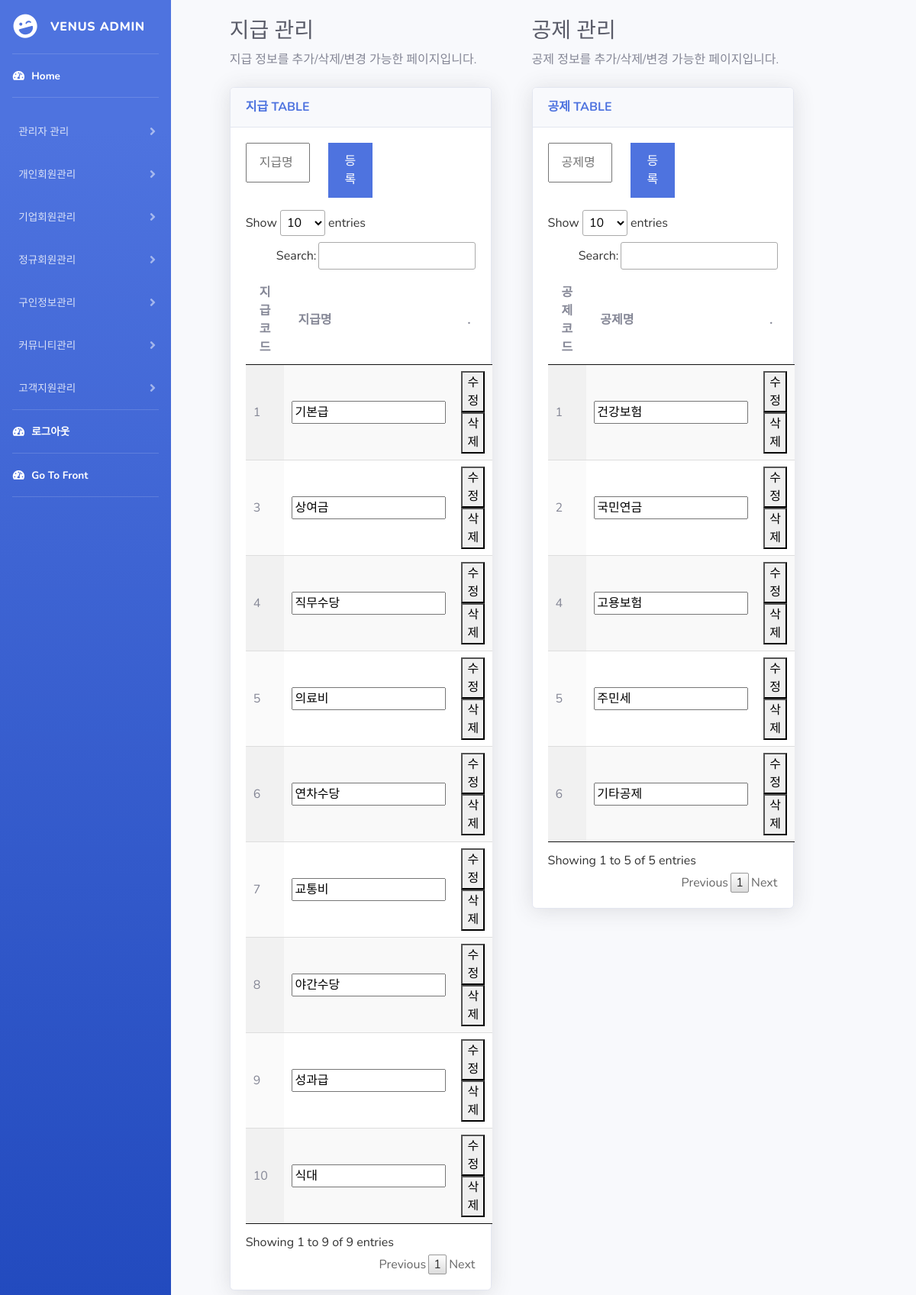
/admin/salary.php (signed in), run on the app's committed database.
### tables this page shows
CREATE TABLE IF NOT EXISTS `payment` (
  `paymentId` int(11) NOT NULL AUTO_INCREMENT,
  `paymentName` varchar(50) DEFAULT NULL,
  PRIMARY KEY (`paymentId`)
);

CREATE TABLE IF NOT EXISTS `deductible` (
  `deductibleId` int(11) NOT NULL AUTO_INCREMENT,
  `deductibleName` varchar(50) DEFAULT NULL,
  PRIMARY KEY (`deductibleId`)
);

### admin/db/salary/payment/getPayment.php (called while the page is built, shortened)
<?php
function getPayment(){
    include $_SERVER['DOCUMENT_ROOT'].'/venus/admin/db/dbcon.php';
    $result = null;
    if (!isset($errMSG)) {
        try {
            $stmt = $con -> prepare('SELECT * FROM payment');
            if ($stmt -> execute()) {
                $result = $stmt -> fetchAll(PDO:: FETCH_ASSOC);
            }
            else {
                $errMSG = "사용자 추가 에러";
            }
        } catch (PDOException $e) {
            die("Database error: ".$e -> getMessage());
        }
    }
    return $result;
}
?>

### admin/db/salary/deductible/getDeductible.php (called while the page is built)
<?php
function getDeductible(){
    include $_SERVER['DOCUMENT_ROOT'].'/venus/admin/db/dbcon.php';
    $result = null;
    if (!isset($errMSG)) {
        try {
            $stmt = $con -> prepare('SELECT * FROM deductible');
            if ($stmt -> execute()) {
                $result = $stmt -> fetchAll(PDO:: FETCH_ASSOC);
            }
            else {
                $errMSG = "사용자 추가 에러";
            }
        } catch (PDOException $e) {
            die("Database error: ".$e -> getMessage());
        }
    }
    return $result;
}
?>

### admin/salary.php (the view, shortened to what this page needs)
<?php
include_once 'nav.php';
include_once 'db/salary/payment/getPayment.php';
include_once 'db/salary/deductible/getDeductible.php';
?>
<link href="static/css/board.css" rel="stylesheet" type="text/css">
<div id="content-wrapper" class="d-flex flex-column">
    <div id="content" class="col-sm-11" style="margin:0 auto;">
        <div class="container-fluid" style="width:45%; display:inline-block;">
            <h1 class="h3 mb-2 text-gray-800">지급 관리</h1>
            <p class="mb-4">지급 정보를 추가/삭제/변경 가능한 페이지입니다.</p>
            <div class="card shadow mb-4">
                <div class="card-header py-3">
                    <h6 class="m-0 font-weight-bold text-primary">지급 TABLE</h6>
                </div>
                <div class="card-body">
                    <div class="form-group row">
                        <div class="col-sm-4 mb-3 mb-sm-0">
                            <input id="id-payment-name-insert" type="text" class="form-field-title-white" placeholder="지급명">
                        </div>
                        <div class="col-sm-3 mb-3 mb-sm-0">
                        <div id="id-payment-insert"  class="form-field-title">등록</div>
                        </div>
                    </div>
                    <table id="example1" class="display">
                        <thead>
                            <tr>
                                <th>지급 코드</th>
                                <th>지급명</th>
                                <th>.</th>
                            </tr>
                        </thead>
                        <tbody>
                            <?php
                                $payment=getpayment();
                                for($i=0;$i<sizeof($payment);$i++){
                                    echo "<tr id='id-payment-".$payment[$i]['paymentId']."'>";
                                    echo "<td>".$payment[$i]['paymentId']."</td>";
                                    echo "<td><input id='id-payment-name-".$payment[$i]['paymentId']."' type='text' value='".$payment[$i]['paymentName']."'>
                                    <span hidden>".$payment[$i]['paymentName']."</span></td>";
                                    echo "<td><button class='payment-edit'>수정</button><button class='payment-delete'>삭제</button></td>";
                                    echo "</tr>";
                                }
                            ?>
                        </tbody>
                    </table>
                </div>
            </div>
        </div>
       <div class=" container-fluid" style="width:45%; display:inline-block;">
            <h1 class="h3 mb-2 text-gray-800">공제 관리</h1>
            <p class="mb-4">공제 정보를 추가/삭제/변경 가능한 페이지입니다.</p>
            <div class="card shadow mb-4">
                <div class="card-header py-3">
                    <h6 class="m-0 font-weight-bold text-primary">공제 TABLE</h6>
                </div>
                <div class="card-body">
                    <div class="form-group row">
                        <div class="col-sm-4 mb-3 mb-sm-0">
                            <input id="id-deductible-name-insert" type="text" class="form-field-title-white" placeholder="공제명">
                        </div>
                        <div class="col-sm-3 mb-3 mb-sm-0">
                        <div id="id-deductible-insert"  class="form-field-title">등록</div>
                        </div>
                    </div>
                    <table id="example2" class="display">
                        <thead>
                            <tr>
                                <th>공제 코드</th>
                                <th>공제명</th>
                                <th>.</th>
                            </tr>
                        </thead>
                        <tbody>
                            <?php
                                for($i=0;$i<sizeof($deductible=getDeductible());$i++){
                                    echo "<tr id='id-deductible-".$deductible[$i]['deductibleId']."'>";
                                    echo "<td>".$deductible[$i]['deductibleId']."</td>";
                                    echo "<td><input id='id-deductible-name-".$deductible[$i]['deductibleId']."' type='text' value='".$deductible[$i]['deductibleName']."'><span hidden>".$deductible[$i]['deductibleName']."</span></td>";
                                    echo "<td><button class='deductible-edit'>수정</button><button class='deductible-delete'>삭제</button></td>";
                                    echo "</tr>";
                                }
                            ?>
                        </tbody>
                    </table>
                </div>
            </div>
        </div>
    </div>
</div>

### admin/static/css/style.css (style rules this page uses)
.form-field-title { background-color:#4e73df; text-align:center; color:white; padding: .75rem 1rem; font-weight: 400; vertical-align: middle; }
.form-field-title-white { text-align:left; padding: .75rem 1rem; font-weight: 400; vertical-align: middle; width:100%; }

### admin/static/css/board.css (style rules this page uses)
table.dataTable { width: 100%; margin: 0 auto; clear: both; border-collapse: separate; border-spacing: 0 }
table.dataTable thead th, table.dataTable tfoot th { font-weight: bold }
table.dataTable thead th, table.dataTable thead td { padding: 10px 18px; border-bottom: 1px solid #111 }
table.dataTable thead .sorting, table.dataTable thead .sorting_asc, table.dataTable thead .sorting_desc, table.dataTable thead .sorting_asc_disabled, table.dataTable thead .sorting_desc_disabled { cursor: pointer; *cursor: hand; background-repeat: no-repeat; background-position: center right }
table.dataTable thead .sorting { background-image: url("../images/sort_both.png") }
table.dataTable thead .sorting_asc { background-image: url("../images/sort_asc.png") }
table.dataTable tbody tr { background-color: #ffffff }
table.dataTable tbody th, table.dataTable tbody td { padding: 8px 10px }
table.dataTable.row-border tbody th, table.dataTable.row-border tbody td, table.dataTable.display tbody th, table.dataTable.display tbody td { border-top: 1px solid #ddd }
table.dataTable.row-border tbody tr:first-child th, table.dataTable.row-border tbody tr:first-child td, table.dataTable.display tbody tr:first-child th, table.dataTable.display tbody tr:first-child td { border-top: none }
table.dataTable.stripe tbody tr.odd, table.dataTable.display tbody tr.odd { background-color: #f9f9f9 }
table.dataTable.order-column tbody tr>.sorting_1, table.dataTable.order-column tbody tr>.sorting_2, table.dataTable.order-column tbody tr>.sorting_3, table.dataTable.display tbody tr>.sorting_1, table.dataTable.display tbody tr>.sorting_2, table.dataTable.display tbody tr>.sorting_3 { background-color: #fafafa }
table.dataTable.display tbody tr.odd>.sorting_1, table.dataTable.order-column.stripe tbody tr.odd>.sorting_1 { background-color: #f1f1f1 }
table.dataTable.display tbody tr.even>.sorting_1, table.dataTable.order-column.stripe tbody tr.even>.sorting_1 { background-color: #fafafa }
table.dataTable.no-footer { border-bottom: 1px solid #111 }
table.dataTable, table.dataTable th, table.dataTable td { box-sizing: content-box }

### data on the page
payment: paymentId "1", paymentName "기본급"
payment: paymentId "3", paymentName "상여금"
payment: paymentId "4", paymentName "직무수당"
payment: paymentId "5", paymentName "의료비"
payment: paymentId "6", paymentName "연차수당"
payment: paymentId "7", paymentName "교통비"
payment: paymentId "8", paymentName "야간수당"
payment: paymentId "9", paymentName "성과급"
payment: paymentId "10", paymentName "식대"
deductible: deductibleId "6", deductibleName "기타공제"
deductible: deductibleId "1", deductibleName "건강보험"
deductible: deductibleId "2", deductibleName "국민연금"
deductible: deductibleId "4", deductibleName "고용보험"
deductible: deductibleId "5", deductibleName "주민세"
